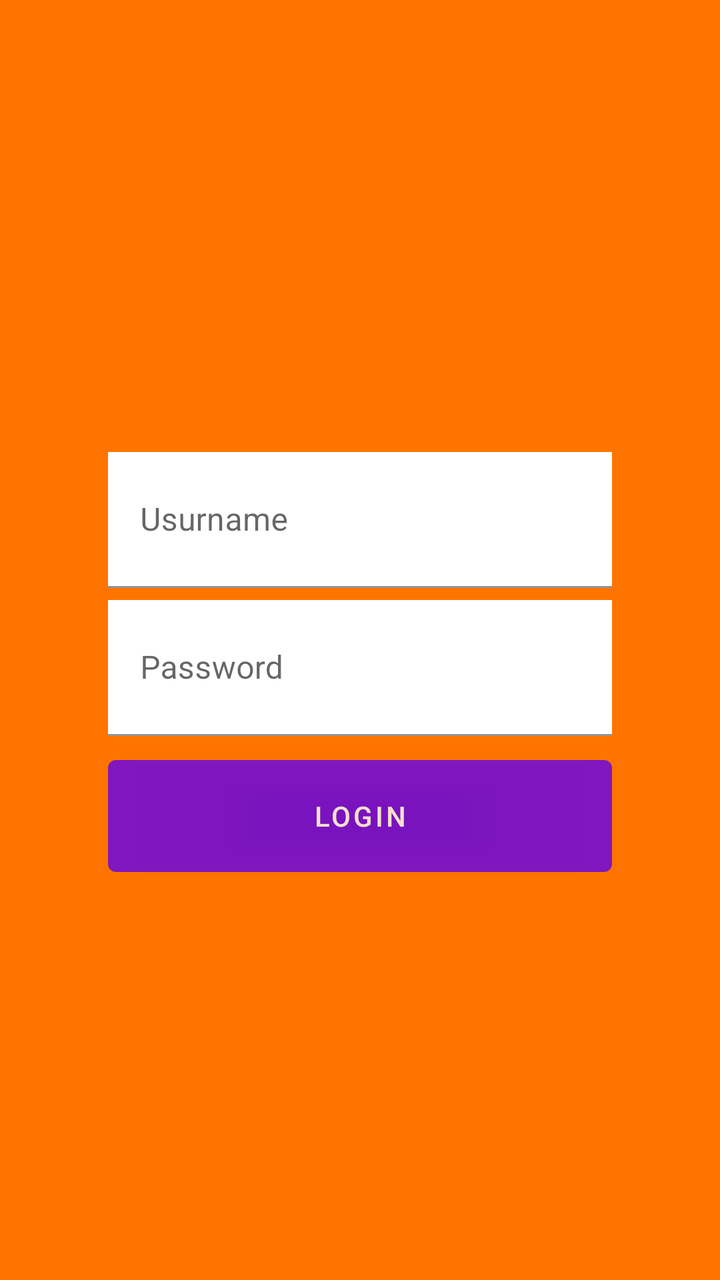
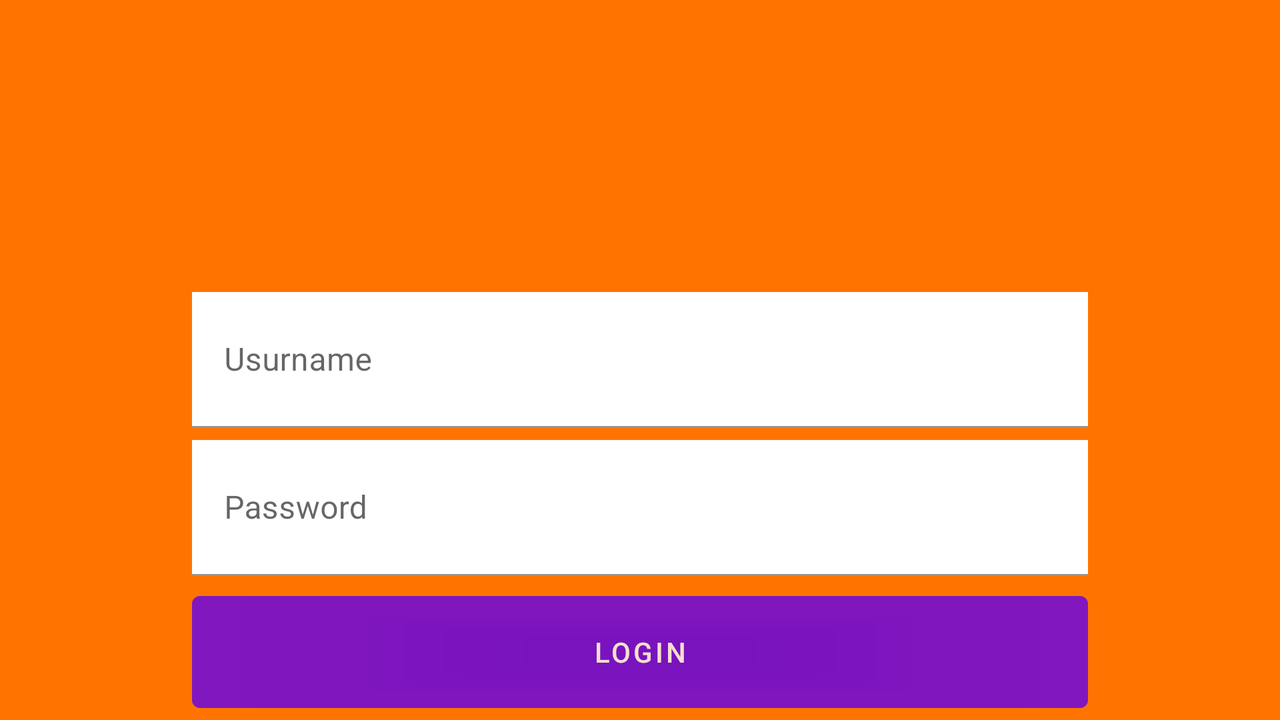

One screen, two layout resources from the same app: the default and the author's alternative for another configuration. Each is rendered where Android would select it; the XML of both is given below.
<!-- AndroidManifest.xml: application theme Theme.MyNiceStart -->
<!-- res/layout/activity_log_in.xml -->
<?xml version="1.0" encoding="utf-8"?>
<androidx.constraintlayout.widget.ConstraintLayout xmlns:android="http://schemas.android.com/apk/res/android"
    xmlns:app="http://schemas.android.com/apk/res-auto"
    xmlns:tools="http://schemas.android.com/tools"
    android:layout_width="match_parent"
    android:layout_height="match_parent"
    android:background="@color/colorAccent"
    tools:context=".LogInActivity">


    <ImageView
        android:id="@+id/imageView"
        android:layout_width="wrap_content"
        android:layout_height="wrap_content"
        android:scaleType="fitStart"
        app:layout_constraintStart_toStartOf="parent"
        app:layout_constraintTop_toTopOf="parent"
        app:srcCompat="@drawable/girl" />

    <ImageView
        android:id="@+id/img_inicio"
        android:layout_width="150dp"
        android:layout_height="150dp"
        android:layout_marginTop="60dp"
        android:background="@drawable/ic_tent"
        app:layout_constraintEnd_toEndOf="parent"
        app:layout_constraintStart_toStartOf="parent"
        app:layout_constraintTop_toTopOf="parent" />

    <com.google.android.material.textfield.TextInputLayout
        android:id="@+id/usurnameTIL"
        android:layout_width="0dp"
        android:layout_height="68dp"
        android:layout_marginTop="16dp"
        android:background="@android:color/white"
        app:layout_constraintEnd_toEndOf="@id/guideline3"
        app:layout_constraintStart_toStartOf="@id/guideline2"
        app:layout_constraintTop_toBottomOf="@+id/img_inicio">
        <com.google.android.material.textfield.TextInputEditText
            android:layout_height="match_parent"
            android:layout_width="match_parent"
            android:hint="Usurname"
            android:background="@android:color/white"
            />
        </com.google.android.material.textfield.TextInputLayout>

    <com.google.android.material.textfield.TextInputLayout
        android:id="@+id/passwordTIL"
        android:layout_width="0dp"
        android:layout_height="68dp"
        android:layout_marginTop="6dp"
        android:background="@android:color/white"
        app:layout_constraintEnd_toEndOf="@id/guideline3"
        app:layout_constraintStart_toStartOf="@id/guideline2"
        app:layout_constraintTop_toBottomOf="@+id/usurnameTIL">
        <com.google.android.material.textfield.TextInputEditText
            android:layout_height="match_parent"
            android:layout_width="match_parent"
            android:hint="Password"
            android:inputType="textPassword"
            android:background="@android:color/white"
            />
    </com.google.android.material.textfield.TextInputLayout>

    <androidx.constraintlayout.widget.Guideline
        android:id="@+id/guideline2"
        android:layout_width="wrap_content"
        android:layout_height="wrap_content"
        android:orientation="vertical"
        app:layout_constraintGuide_percent="0.15" />

    <androidx.constraintlayout.widget.Guideline
        android:id="@+id/guideline3"
        android:layout_width="wrap_content"
        android:layout_height="wrap_content"
        android:orientation="vertical"
        app:layout_constraintGuide_percent="0.85" />

    <com.google.android.material.button.MaterialButton
        android:layout_width="0dp"
        android:layout_height="68dp"
        android:layout_marginTop="6dp"
        android:alpha="0.8"
        app:layout_constraintEnd_toEndOf="@+id/guideline3"
        app:layout_constraintStart_toStartOf="@id/guideline2"
        app:layout_constraintTop_toBottomOf="@id/passwordTIL"
        android:text="LogIn"
        >

    </com.google.android.material.button.MaterialButton>
</androidx.constraintlayout.widget.ConstraintLayout>
<!-- resources referenced by this layout -->
<resources>
  <color name="colorAccent">#FF7400</color>
  <style name="Theme.MyNiceStart" parent="Theme.MaterialComponents.DayNight.NoActionBar">
          
          <item name="colorPrimary">@color/purple_500</item>
          <item name="colorPrimaryVariant">@color/purple_700</item>
          <item name="colorOnPrimary">@color/white</item>
          
          <item name="colorSecondary">@color/teal_200</item>
          <item name="colorSecondaryVariant">@color/teal_700</item>
          <item name="colorOnSecondary">@color/black</item>
          
          <item name="android:statusBarColor" tools:targetApi="l">?attr/colorPrimaryVariant</item>
          
      </style>
  <color name="purple_500">#FF6200EE</color>
  <color name="purple_700">#FF3700B3</color>
  <color name="white">#FFFFFFFF</color>
  <color name="teal_200">#FF03DAC5</color>
  <color name="teal_700">#FF018786</color>
  <color name="black">#FF000000</color>
</resources>
<!-- res/layout-land/activity_log_in.xml (the author's variant of the layout above) -->
<!-- drawn on the phone turned sideways -->
<?xml version="1.0" encoding="utf-8"?>
<androidx.constraintlayout.widget.ConstraintLayout xmlns:android="http://schemas.android.com/apk/res/android"
    xmlns:app="http://schemas.android.com/apk/res-auto"
    xmlns:tools="http://schemas.android.com/tools"
    android:layout_width="match_parent"
    android:layout_height="match_parent"
    android:background="@color/colorAccent"
    tools:context=".LogInActivity">


    <ImageView
        android:id="@+id/imageView"
        android:layout_width="wrap_content"
        android:layout_height="wrap_content"
        android:scaleType="fitStart"
        app:layout_constraintStart_toStartOf="parent"
        app:layout_constraintTop_toTopOf="parent"
        app:srcCompat="@drawable/girl" />

    <ImageView
        android:id="@+id/imageView2"
        android:layout_width="100dp"
        android:layout_height="100dp"
        android:layout_marginTop="30dp"
        android:background="@drawable/ic_tent"
        app:layout_constraintEnd_toEndOf="parent"
        app:layout_constraintStart_toStartOf="parent"
        app:layout_constraintTop_toTopOf="parent" />

    <com.google.android.material.textfield.TextInputLayout
        android:id="@+id/usurnameTIL"
        android:layout_width="0dp"
        android:layout_height="68dp"
        android:layout_marginTop="16dp"
        android:background="@android:color/white"
        app:layout_constraintEnd_toEndOf="@id/guideline3"
        app:layout_constraintStart_toStartOf="@id/guideline2"
        app:layout_constraintTop_toBottomOf="@+id/imageView2">
        <com.google.android.material.textfield.TextInputEditText
            android:layout_height="match_parent"
            android:layout_width="match_parent"
            android:hint="Usurname"
            android:background="@android:color/white"
            />
        </com.google.android.material.textfield.TextInputLayout>

    <com.google.android.material.textfield.TextInputLayout
        android:id="@+id/passwordTIL"
        android:layout_width="0dp"
        android:layout_height="68dp"
        android:layout_marginTop="6dp"
        android:background="@android:color/white"
        app:layout_constraintEnd_toEndOf="@id/guideline3"
        app:layout_constraintStart_toStartOf="@id/guideline2"
        app:layout_constraintTop_toBottomOf="@+id/usurnameTIL">
        <com.google.android.material.textfield.TextInputEditText
            android:layout_height="match_parent"
            android:layout_width="match_parent"
            android:hint="Password"
            android:inputType="textPassword"
            android:background="@android:color/white"
            />
    </com.google.android.material.textfield.TextInputLayout>

    <androidx.constraintlayout.widget.Guideline
        android:id="@+id/guideline2"
        android:layout_width="wrap_content"
        android:layout_height="wrap_content"
        android:orientation="vertical"
        app:layout_constraintGuide_percent="0.15" />

    <androidx.constraintlayout.widget.Guideline
        android:id="@+id/guideline3"
        android:layout_width="wrap_content"
        android:layout_height="wrap_content"
        android:orientation="vertical"
        app:layout_constraintGuide_percent="0.85" />
    <com.google.android.material.button.MaterialButton
        android:layout_width="0dp"
        android:layout_height="68dp"
        android:layout_marginTop="4dp"
        android:alpha="0.8"
        app:layout_constraintEnd_toEndOf="@+id/guideline3"
        app:layout_constraintStart_toStartOf="@id/guideline2"
        app:layout_constraintTop_toBottomOf="@id/passwordTIL"
        android:text="LogIn"
        >

    </com.google.android.material.button.MaterialButton>
</androidx.constraintlayout.widget.ConstraintLayout>
